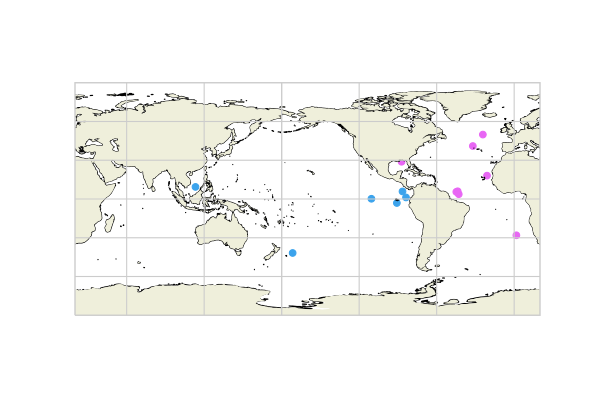

Python code for this plot:
#!/usr/bin/env python3
# -*- coding: utf-8 -*-
"""
Created on Thu Apr  6 10:45:33 2023

@author: zhou
"""

import pandas as pd
import cartopy.crs as ccrs
import cartopy.feature as cfeature
import matplotlib.pyplot as plt
import seaborn as sns

sns.set(font='Arial',palette='husl',style='whitegrid',context='paper')

# read excel. Remove columns without # cycles
df = pd.read_excel('core_info_18ma_cycles.xlsx', sheet_name='18ma_cycles')
df.dropna(subset=['Num cycles'], inplace=True)
df_1_cycle = df[df['Num cycles'] == 1]
df_2_or_3_cycles = df[df['Num cycles'] > 1]

# set up map
ax1 = plt.subplot(1,1,1,projection=ccrs.PlateCarree(central_longitude=200))
ax1.set_global()
ax1.coastlines(resolution='50m')
ax1.gridlines(draw_labels=False)
ax1.add_feature(cfeature.LAND, zorder=2, edgecolor='None')

# plot data
ax1.scatter(df_1_cycle['Longitude'],
            df_1_cycle['Latitude'],
            c='C5',
            label='2 cycles',
            transform=ccrs.PlateCarree())
ax1.scatter(df_2_or_3_cycles['Longitude'],
            df_2_or_3_cycles['Latitude'],
            c='C4',
            label='3 or more cycles',
            transform=ccrs.PlateCarree())

# plt.legend()
# plt.savefig('map_18ma_cycles_binary.png', dpi=500)
plt.savefig('map_18ma_cycles_binary.pdf')
